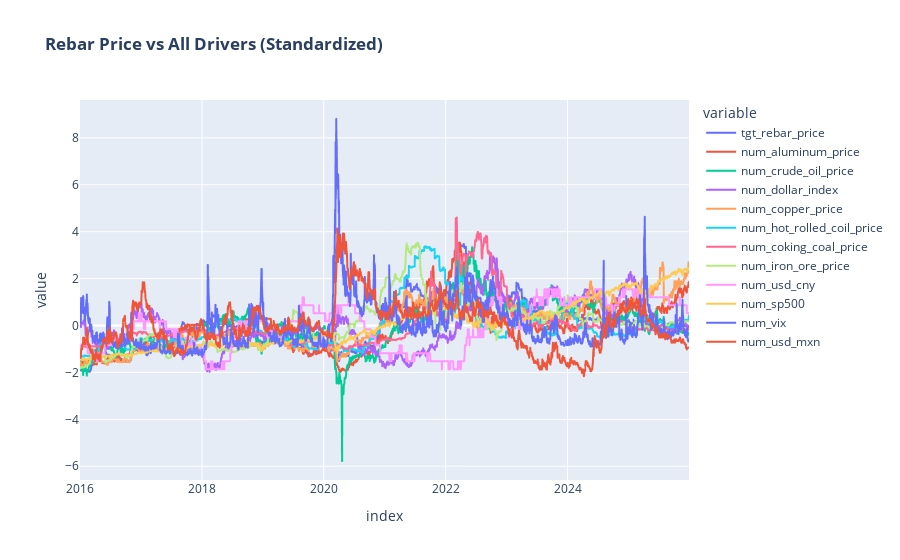

Write notebook code for a chart like this one.
### Markdown cell above
#### Imputación de valores ausentes

### Code cell
df_eda = df.copy()
# Todas las features + target
cols = [c for c in df_eda.columns if c.startswith(("tgt_", "num_"))]

# 1. Rellenar NA
df_eda[cols] = df_eda[cols].ffill().bfill()

df_completitud = completitud(df_eda)
display(df_completitud)


# 2. Escalamos para poder comparar series en la misma gráfica
scaler = StandardScaler()
df_eda[cols] = scaler.fit_transform(df_eda[cols])

fig = px.line(
    df_eda,
    x=df_eda.index,
    y=cols,
    title="<b>Rebar Price vs All Drivers (Standardized)</b>"
)

fig.show()

### Figure 1 — Plotly figure (JSON) as saved in the notebook; plotly's stock layout.template omitted (floating-point values rounded to 4 significant figures; data arrays with more than 128 entries replaced by an {"elided": "..."} marker saying what was removed)
{"data": [{"hovertemplate": "variable=tgt_rebar_price<br>index=%{x}<br>value=%{y}<extra></extra>", "legendgroup": "tgt_rebar_price", "line": {"color": "#636efa", "dash": "solid"}, "marker": {"symbol": "circle"}, "mode": "lines", "name": "tgt_rebar_price", "showlegend": true, "type": "scattergl", "x": {"elided": "2607 str values"}, "xaxis": "x", "y": {"elided": "2607 float values"}, "yaxis": "y"}, {"hovertemplate": "variable=num_aluminum_price<br>index=%{x}<br>value=%{y}<extra></extra>", "legendgroup": "num_aluminum_price", "line": {"color": "#EF553B", "dash": "solid"}, "marker": {"symbol": "circle"}, "mode": "lines", "name": "num_aluminum_price", "showlegend": true, "type": "scattergl", "x": {"elided": "2607 str values"}, "xaxis": "x", "y": {"elided": "2607 float values"}, "yaxis": "y"}, {"hovertemplate": "variable=num_crude_oil_price<br>index=%{x}<br>value=%{y}<extra></extra>", "legendgroup": "num_crude_oil_price", "line": {"color": "#00cc96", "dash": "solid"}, "marker": {"symbol": "circle"}, "mode": "lines", "name": "num_crude_oil_price", "showlegend": true, "type": "scattergl", "x": {"elided": "2607 str values"}, "xaxis": "x", "y": {"elided": "2607 float values"}, "yaxis": "y"}, {"hovertemplate": "variable=num_dollar_index<br>index=%{x}<br>value=%{y}<extra></extra>", "legendgroup": "num_dollar_index", "line": {"color": "#ab63fa", "dash": "solid"}, "marker": {"symbol": "circle"}, "mode": "lines", "name": "num_dollar_index", "showlegend": true, "type": "scattergl", "x": {"elided": "2607 str values"}, "xaxis": "x", "y": {"elided": "2607 float values"}, "yaxis": "y"}, {"hovertemplate": "variable=num_copper_price<br>index=%{x}<br>value=%{y}<extra></extra>", "legendgroup": "num_copper_price", "line": {"color": "#FFA15A", "dash": "solid"}, "marker": {"symbol": "circle"}, "mode": "lines", "name": "num_copper_price", "showlegend": true, "type": "scattergl", "x": {"elided": "2607 str values"}, "xaxis": "x", "y": {"elided": "2607 float values"}, "yaxis": "y"}, {"hovertemplate": "variable=num_hot_rolled_coil_price<br>index=%{x}<br>value=%{y}<extra></extra>", "legendgroup": "num_hot_rolled_coil_price", "line": {"color": "#19d3f3", "dash": "solid"}, "marker": {"symbol": "circle"}, "mode": "lines", "name": "num_hot_rolled_coil_price", "showlegend": true, "type": "scattergl", "x": {"elided": "2607 str values"}, "xaxis": "x", "y": {"elided": "2607 float values"}, "yaxis": "y"}, {"hovertemplate": "variable=num_coking_coal_price<br>index=%{x}<br>value=%{y}<extra></extra>", "legendgroup": "num_coking_coal_price", "line": {"color": "#FF6692", "dash": "solid"}, "marker": {"symbol": "circle"}, "mode": "lines", "name": "num_coking_coal_price", "showlegend": true, "type": "scattergl", "x": {"elided": "2607 str values"}, "xaxis": "x", "y": {"elided": "2607 float values"}, "yaxis": "y"}, {"hovertemplate": "variable=num_iron_ore_price<br>index=%{x}<br>value=%{y}<extra></extra>", "legendgroup": "num_iron_ore_price", "line": {"color": "#B6E880", "dash": "solid"}, "marker": {"symbol": "circle"}, "mode": "lines", "name": "num_iron_ore_price", "showlegend": true, "type": "scattergl", "x": {"elided": "2607 str values"}, "xaxis": "x", "y": {"elided": "2607 float values"}, "yaxis": "y"}, {"hovertemplate": "variable=num_usd_cny<br>index=%{x}<br>value=%{y}<extra></extra>", "legendgroup": "num_usd_cny", "line": {"color": "#FF97FF", "dash": "solid"}, "marker": {"symbol": "circle"}, "mode": "lines", "name": "num_usd_cny", "showlegend": true, "type": "scattergl", "x": {"elided": "2607 str values"}, "xaxis": "x", "y": {"elided": "2607 float values"}, "yaxis": "y"}, {"hovertemplate": "variable=num_sp500<br>index=%{x}<br>value=%{y}<extra></extra>", "legendgroup": "num_sp500", "line": {"color": "#FECB52", "dash": "solid"}, "marker": {"symbol": "circle"}, "mode": "lines", "name": "num_sp500", "showlegend": true, "type": "scattergl", "x": {"elided": "2607 str values"}, "xaxis": "x", "y": {"elided": "2607 float values"}, "yaxis": "y"}, {"hovertemplate": "variable=num_vix<br>index=%{x}<br>value=%{y}<extra></extra>", "legendgroup": "num_vix", "line": {"color": "#636efa", "dash": "solid"}, "marker": {"symbol": "circle"}, "mode": "lines", "name": "num_vix", "showlegend": true, "type": "scattergl", "x": {"elided": "2607 str values"}, "xaxis": "x", "y": {"elided": "2607 float values"}, "yaxis": "y"}, {"hovertemplate": "variable=num_usd_mxn<br>index=%{x}<br>value=%{y}<extra></extra>", "legendgroup": "num_usd_mxn", "line": {"color": "#EF553B", "dash": "solid"}, "marker": {"symbol": "circle"}, "mode": "lines", "name": "num_usd_mxn", "showlegend": true, "type": "scattergl", "x": {"elided": "2607 str values"}, "xaxis": "x", "y": {"elided": "2607 float values"}, "yaxis": "y"}], "layout": {"legend": {"title": {"text": "variable"}, "tracegroupgap": 0}, "title": {"text": "<b>Rebar Price vs All Drivers (Standardized)</b>"}, "xaxis": {"anchor": "y", "domain": [0, 1], "title": {"text": "index"}}, "yaxis": {"anchor": "x", "domain": [0, 1], "title": {"text": "value"}}}}
